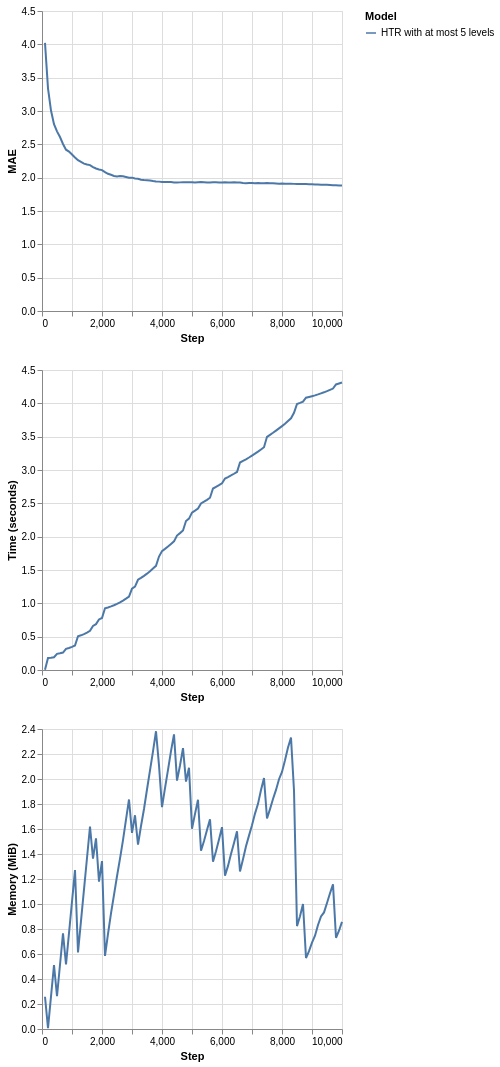

This figure's notebook cell:
### Markdown cell above
Note that as soon the memory usage reaches the limit that we determined (at the memory check intervals), HTR starts managing its resource usage to reduce the size. As a consequence, the running time also decreases. For more accurate management, the intervals between memory checks should be decreased. This action, however, has costs since the tree stops the learning process to estimate its size and alter its own structure. Too frequent memory checks might end up result in a slow learning process. Besides, by using fewer resources, the predictive performance can be negatively impacted. So, use this tool with caution!

**But how that works at all?**

HTs monitor the incoming feature values to perform split attempts. To do so, they rely on a class of algorithms called *Attribute Observers* (AO) or *Splitters* (spoiler alert!). Each leaf node in an HT keeps one AO per incoming feature. After pre-determined intervals (`grace_period` parameter), leaves query their AOs for split candidates. Well, there are costs to monitor input features (mainly the numerical ones). In fact, AOs correspond to one of the most time and memory-consuming portions of the HTs. To manage memory usage, an HT firstly determines its least promising leaves, w.r.t. how likely they will be split. Then, these leaves' AOs are removed, and the tree nodes are said to be "deactivated." That's it! The deactivated leaves do not perform split attempts anymore, but they continue to be updated to provide responses. They will be kept as leaves as long as there are not available resources to enable tree growth. These leaves can be activated again (meaning that new AOs will be created for them) if there is available memory, so don't worry!

**Hint:** another indirect way to bound memory usage is to limit the tree depth. By default, the trees can grow until they get close to the maximum recursion limit enabled in the system, but the `max_depth` parameter can control this behavior.

### Code cell
plot_performance(
    synth.Friedman(seed=42).take(10_000),
    metrics.MAE(),
    {
        "HTR with at most 5 levels": (
            preprocessing.StandardScaler()
            | tree.HoeffdingTreeRegressor(
                splitter=tree.splitter.EBSTSplitter(),
                max_depth=5
            )
        )
    }
)

### Figure 1 — Vega-Lite specification as saved in the notebook (floating-point values rounded to 4 significant figures)
{"config": {"view": {"continuousWidth": 300, "continuousHeight": 300}}, "vconcat": [{"mark": {"type": "line"}, "encoding": {"color": {"field": "Model", "type": "nominal"}, "x": {"field": "Step", "type": "quantitative"}, "y": {"field": "Metric", "title": "MAE", "type": "quantitative"}}}, {"mark": {"type": "line"}, "encoding": {"color": {"field": "Model", "type": "nominal"}, "x": {"field": "Step", "type": "quantitative"}, "y": {"field": "Time", "title": "Time (seconds)", "type": "quantitative"}}}, {"mark": {"type": "line"}, "encoding": {"color": {"field": "Model", "type": "nominal"}, "x": {"field": "Step", "type": "quantitative"}, "y": {"field": "Memory", "title": "Memory (MiB)", "type": "quantitative"}}}], "data": {"name": "data-acca88223b2fe2f74bcab9ac2511ecbf"}, "$schema": "https://vega.github.io/schema/vega-lite/v6.1.0.json", "datasets": {"data-acca88223b2fe2f74bcab9ac2511ecbf": [{"Step": 100, "Metric": 4.023, "Time": 0.005391, "Memory": 0.2578, "Model": "HTR with at most 5 levels"}, {"Step": 200, "Metric": 3.34, "Time": 0.1792, "Memory": 0.006567, "Model": "HTR with at most 5 levels"}, {"Step": 300, "Metric": 3.007, "Time": 0.1832, "Memory": 0.2602, "Model": "HTR with at most 5 levels"}, {"Step": 400, "Metric": 2.803, "Time": 0.1911, "Memory": 0.512, "Model": "HTR with at most 5 levels"}, {"Step": 500, "Metric": 2.695, "Time": 0.2424, "Memory": 0.2622, "Model": "HTR with at most 5 levels"}, {"Step": 600, "Metric": 2.61, "Time": 0.2503, "Memory": 0.514, "Model": "HTR with at most 5 levels"}, {"Step": 700, "Metric": 2.506, "Time": 0.2623, "Memory": 0.7657, "Model": "HTR with at most 5 levels"}, {"Step": 800, "Metric": 2.42, "Time": 0.3183, "Memory": 0.5159, "Model": "HTR with at most 5 levels"}, {"Step": 900, "Metric": 2.391, "Time": 0.3299, "Memory": 0.7677, "Model": "HTR with at most 5 levels"}, {"Step": 1000, "Metric": 2.346, "Time": 0.3467, "Memory": 1.019, "Model": "HTR with at most 5 levels"}, {"Step": 1100, "Metric": 2.303, "Time": 0.3671, "Memory": 1.271, "Model": "HTR with at most 5 levels"}, {"Step": 1200, "Metric": 2.262, "Time": 0.5068, "Memory": 0.6128, "Model": "HTR with at most 5 levels"}, {"Step": 1300, "Metric": 2.237, "Time": 0.5204, "Memory": 0.8646, "Model": "HTR with at most 5 levels"}, {"Step": 1400, "Metric": 2.211, "Time": 0.5382, "Memory": 1.116, "Model": "HTR with at most 5 levels"}, {"Step": 1500, "Metric": 2.198, "Time": 0.5606, "Memory": 1.368, "Model": "HTR with at most 5 levels"}, {"Step": 1600, "Metric": 2.188, "Time": 0.5875, "Memory": 1.62, "Model": "HTR with at most 5 levels"}, {"Step": 1700, "Metric": 2.159, "Time": 0.6617, "Memory": 1.363, "Model": "HTR with at most 5 levels"}, {"Step": 1800, "Metric": 2.137, "Time": 0.6876, "Memory": 1.525, "Model": "HTR with at most 5 levels"}, {"Step": 1900, "Metric": 2.124, "Time": 0.7581, "Memory": 1.179, "Model": "HTR with at most 5 levels"}, {"Step": 2000, "Metric": 2.113, "Time": 0.781, "Memory": 1.343, "Model": "HTR with at most 5 levels"}, {"Step": 2100, "Metric": 2.083, "Time": 0.9268, "Memory": 0.585, "Model": "HTR with at most 5 levels"}, {"Step": 2200, "Metric": 2.058, "Time": 0.9387, "Memory": 0.7612, "Model": "HTR with at most 5 levels"}, {"Step": 2300, "Metric": 2.043, "Time": 0.9538, "Memory": 0.9248, "Model": "HTR with at most 5 levels"}, {"Step": 2400, "Metric": 2.026, "Time": 0.9713, "Memory": 1.073, "Model": "HTR with at most 5 levels"}, {"Step": 2500, "Metric": 2.018, "Time": 0.9921, "Memory": 1.222, "Model": "HTR with at most 5 levels"}, {"Step": 2600, "Metric": 2.023, "Time": 1.015, "Memory": 1.363, "Model": "HTR with at most 5 levels"}, {"Step": 2700, "Metric": 2.02, "Time": 1.042, "Memory": 1.511, "Model": "HTR with at most 5 levels"}, {"Step": 2800, "Metric": 2.009, "Time": 1.07, "Memory": 1.675, "Model": "HTR with at most 5 levels"}, {"Step": 2900, "Metric": 1.999, "Time": 1.1, "Memory": 1.836, "Model": "HTR with at most 5 levels"}, {"Step": 3000, "Metric": 2.0, "Time": 1.222, "Memory": 1.569, "Model": "HTR with at most 5 levels"}, {"Step": 3100, "Metric": 1.987, "Time": 1.251, "Memory": 1.71, "Model": "HTR with at most 5 levels"}, {"Step": 3200, "Metric": 1.983, "Time": 1.354, "Memory": 1.476, "Model": "HTR with at most 5 levels"}, {"Step": 3300, "Metric": 1.969, "Time": 1.381, "Memory": 1.624, "Model": "HTR with at most 5 levels"}, {"Step": 3400, "Metric": 1.965, "Time": 1.412, "Memory": 1.76, "Model": "HTR with at most 5 levels"}, {"Step": 3500, "Metric": 1.961, "Time": 1.445, "Memory": 1.916, "Model": "HTR with at most 5 levels"}, {"Step": 3600, "Metric": 1.957, "Time": 1.483, "Memory": 2.07, "Model": "HTR with at most 5 levels"}, {"Step": 3700, "Metric": 1.949, "Time": 1.523, "Memory": 2.221, "Model": "HTR with at most 5 levels"}, {"Step": 3800, "Metric": 1.944, "Time": 1.562, "Memory": 2.382, "Model": "HTR with at most 5 levels"}, {"Step": 3900, "Metric": 1.941, "Time": 1.702, "Memory": 2.108, "Model": "HTR with at most 5 levels"}, {"Step": 4000, "Metric": 1.935, "Time": 1.783, "Memory": 1.775, "Model": "HTR with at most 5 levels"}, {"Step": 4100, "Metric": 1.934, "Time": 1.816, "Memory": 1.927, "Model": "HTR with at most 5 levels"}, {"Step": 4200, "Metric": 1.934, "Time": 1.851, "Memory": 2.073, "Model": "HTR with at most 5 levels"}, {"Step": 4300, "Metric": 1.934, "Time": 1.89, "Memory": 2.224, "Model": "HTR with at most 5 levels"}, {"Step": 4400, "Metric": 1.929, "Time": 1.929, "Memory": 2.357, "Model": "HTR with at most 5 levels"}, {"Step": 4500, "Metric": 1.927, "Time": 2.017, "Memory": 1.987, "Model": "HTR with at most 5 levels"}, {"Step": 4600, "Metric": 1.929, "Time": 2.053, "Memory": 2.108, "Model": "HTR with at most 5 levels"}, {"Step": 4700, "Metric": 1.931, "Time": 2.092, "Memory": 2.247, "Model": "HTR with at most 5 levels"}, {"Step": 4800, "Metric": 1.933, "Time": 2.234, "Memory": 1.979, "Model": "HTR with at most 5 levels"}, {"Step": 4900, "Metric": 1.93, "Time": 2.271, "Memory": 2.09, "Model": "HTR with at most 5 levels"}, {"Step": 5000, "Metric": 1.933, "Time": 2.361, "Memory": 1.602, "Model": "HTR with at most 5 levels"}, {"Step": 5100, "Metric": 1.928, "Time": 2.39, "Memory": 1.721, "Model": "HTR with at most 5 levels"}, {"Step": 5200, "Metric": 1.932, "Time": 2.422, "Memory": 1.834, "Model": "HTR with at most 5 levels"}, {"Step": 5300, "Metric": 1.934, "Time": 2.498, "Memory": 1.426, "Model": "HTR with at most 5 levels"}, {"Step": 5400, "Metric": 1.933, "Time": 2.524, "Memory": 1.504, "Model": "HTR with at most 5 levels"}, {"Step": 5500, "Metric": 1.928, "Time": 2.553, "Memory": 1.593, "Model": "HTR with at most 5 levels"}, {"Step": 5600, "Metric": 1.929, "Time": 2.584, "Memory": 1.678, "Model": "HTR with at most 5 levels"}, {"Step": 5700, "Metric": 1.931, "Time": 2.722, "Memory": 1.338, "Model": "HTR with at most 5 levels"}, {"Step": 5800, "Metric": 1.932, "Time": 2.747, "Memory": 1.421, "Model": "HTR with at most 5 levels"}, {"Step": 5900, "Metric": 1.929, "Time": 2.773, "Memory": 1.517, "Model": "HTR with at most 5 levels"}, {"Step": 6000, "Metric": 1.928, "Time": 2.802, "Memory": 1.615, "Model": "HTR with at most 5 levels"}, {"Step": 6100, "Metric": 1.93, "Time": 2.872, "Memory": 1.226, "Model": "HTR with at most 5 levels"}, {"Step": 6200, "Metric": 1.928, "Time": 2.895, "Memory": 1.305, "Model": "HTR with at most 5 levels"}, {"Step": 6300, "Metric": 1.929, "Time": 2.918, "Memory": 1.4, "Model": "HTR with at most 5 levels"}, {"Step": 6400, "Metric": 1.93, "Time": 2.944, "Memory": 1.489, "Model": "HTR with at most 5 levels"}, {"Step": 6500, "Metric": 1.928, "Time": 2.97, "Memory": 1.582, "Model": "HTR with at most 5 levels"}, {"Step": 6600, "Metric": 1.926, "Time": 3.113, "Memory": 1.26, "Model": "HTR with at most 5 levels"}, {"Step": 6700, "Metric": 1.919, "Time": 3.136, "Memory": 1.358, "Model": "HTR with at most 5 levels"}, {"Step": 6800, "Metric": 1.917, "Time": 3.161, "Memory": 1.461, "Model": "HTR with at most 5 levels"}, {"Step": 6900, "Metric": 1.919, "Time": 3.187, "Memory": 1.547, "Model": "HTR with at most 5 levels"}, {"Step": 7000, "Metric": 1.918, "Time": 3.216, "Memory": 1.63, "Model": "HTR with at most 5 levels"}, {"Step": 7100, "Metric": 1.918, "Time": 3.245, "Memory": 1.723, "Model": "HTR with at most 5 levels"}, {"Step": 7200, "Metric": 1.919, "Time": 3.275, "Memory": 1.801, "Model": "HTR with at most 5 levels"}, {"Step": 7300, "Metric": 1.917, "Time": 3.308, "Memory": 1.912, "Model": "HTR with at most 5 levels"}, {"Step": 7400, "Metric": 1.917, "Time": 3.341, "Memory": 2.008, "Model": "HTR with at most 5 levels"}, {"Step": 7500, "Metric": 1.919, "Time": 3.497, "Memory": 1.684, "Model": "HTR with at most 5 levels"}, {"Step": 7600, "Metric": 1.917, "Time": 3.528, "Memory": 1.759, "Model": "HTR with at most 5 levels"}, {"Step": 7700, "Metric": 1.916, "Time": 3.558, "Memory": 1.84, "Model": "HTR with at most 5 levels"}, {"Step": 7800, "Metric": 1.914, "Time": 3.59, "Memory": 1.913, "Model": "HTR with at most 5 levels"}, {"Step": 7900, "Metric": 1.911, "Time": 3.624, "Memory": 1.998, "Model": "HTR with at most 5 levels"}, {"Step": 8000, "Metric": 1.911, "Time": 3.658, "Memory": 2.056, "Model": "HTR with at most 5 levels"}, {"Step": 8100, "Metric": 1.907, "Time": 3.695, "Memory": 2.149, "Model": "HTR with at most 5 levels"}, {"Step": 8200, "Metric": 1.907, "Time": 3.735, "Memory": 2.253, "Model": "HTR with at most 5 levels"}, {"Step": 8300, "Metric": 1.909, "Time": 3.775, "Memory": 2.331, "Model": "HTR with at most 5 levels"}, {"Step": 8400, "Metric": 1.907, "Time": 3.858, "Memory": 1.908, "Model": "HTR with at most 5 levels"}, {"Step": 8500, "Metric": 1.905, "Time": 3.991, "Memory": 0.8233, "Model": "HTR with at most 5 levels"}, {"Step": 8600, "Metric": 1.904, "Time": 4.007, "Memory": 0.9021, "Model": "HTR with at most 5 levels"}, {"Step": 8700, "Metric": 1.905, "Time": 4.024, "Memory": 1.0, "Model": "HTR with at most 5 levels"}, {"Step": 8800, "Metric": 1.904, "Time": 4.085, "Memory": 0.5676, "Model": "HTR with at most 5 levels"}, {"Step": 8900, "Metric": 1.903, "Time": 4.096, "Memory": 0.623, "Model": "HTR with at most 5 levels"}, {"Step": 9000, "Metric": 1.901, "Time": 4.107, "Memory": 0.6909, "Model": "HTR with at most 5 levels"}, {"Step": 9100, "Metric": 1.896, "Time": 4.12, "Memory": 0.7463, "Model": "HTR with at most 5 levels"}, {"Step": 9200, "Metric": 1.896, "Time": 4.134, "Memory": 0.8319, "Model": "HTR with at most 5 levels"}, {"Step": 9300, "Metric": 1.894, "Time": 4.149, "Memory": 0.8999, "Model": "HTR with at most 5 levels"}, {"Step": 9400, "Metric": 1.892, "Time": 4.165, "Memory": 0.9326, "Model": "HTR with at most 5 levels"}, {"Step": 9500, "Metric": 1.892, "Time": 4.183, "Memory": 1.008, "Model": "HTR with at most 5 levels"}, {"Step": 9600, "Metric": 1.89, "Time": 4.202, "Memory": 1.086, "Model": "HTR with at most 5 levels"}, {"Step": 9700, "Metric": 1.887, "Time": 4.222, "Memory": 1.157, "Model": "HTR with at most 5 levels"}, {"Step": 9800, "Metric": 1.885, "Time": 4.283, "Memory": 0.7299, "Model": "HTR with at most 5 levels"}, {"Step": 9900, "Metric": 1.882, "Time": 4.297, "Memory": 0.786, "Model": "HTR with at most 5 levels"}, {"Step": 10000, "Metric": 1.883, "Time": 4.312, "Memory": 0.8565, "Model": "HTR with at most 5 levels"}]}}
